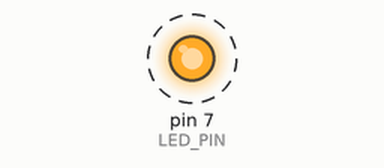
Bench run of a sketch on a simulated Arduino Uno, built with avr-gcc and run on an emulated ATmega328P. On the bench: output pins drawn as LEDs (lit = HIGH). Dashed ring = blinking.

Above: at 0.5 s.
Timing chart, 0 to 4.6 s (numbered marks = the images above):
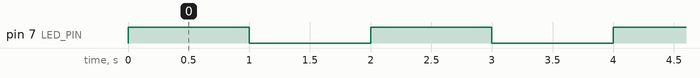

The sketch:

lab_1.ino
```cpp
/****************************************************
	Programmer......: (c) Rúben Esperto
    Date............: 11/12/2024
    Observations....: First Arduino Lab

    				  Led control
****************************************************/

const int LED_PIN = 7;
const int WAIT_TIME_MS = 1000;

void setup(){
  pinMode(LED_PIN, OUTPUT);
}

void loop(){
  digitalWrite(LED_PIN, HIGH);
  delay(WAIT_TIME_MS);
  digitalWrite(LED_PIN, LOW);
  delay(WAIT_TIME_MS);
}
```

Measured:
- by itself, pin 7 (LED_PIN): alternates HIGH for 1.0 s and LOW for 1.0 s
